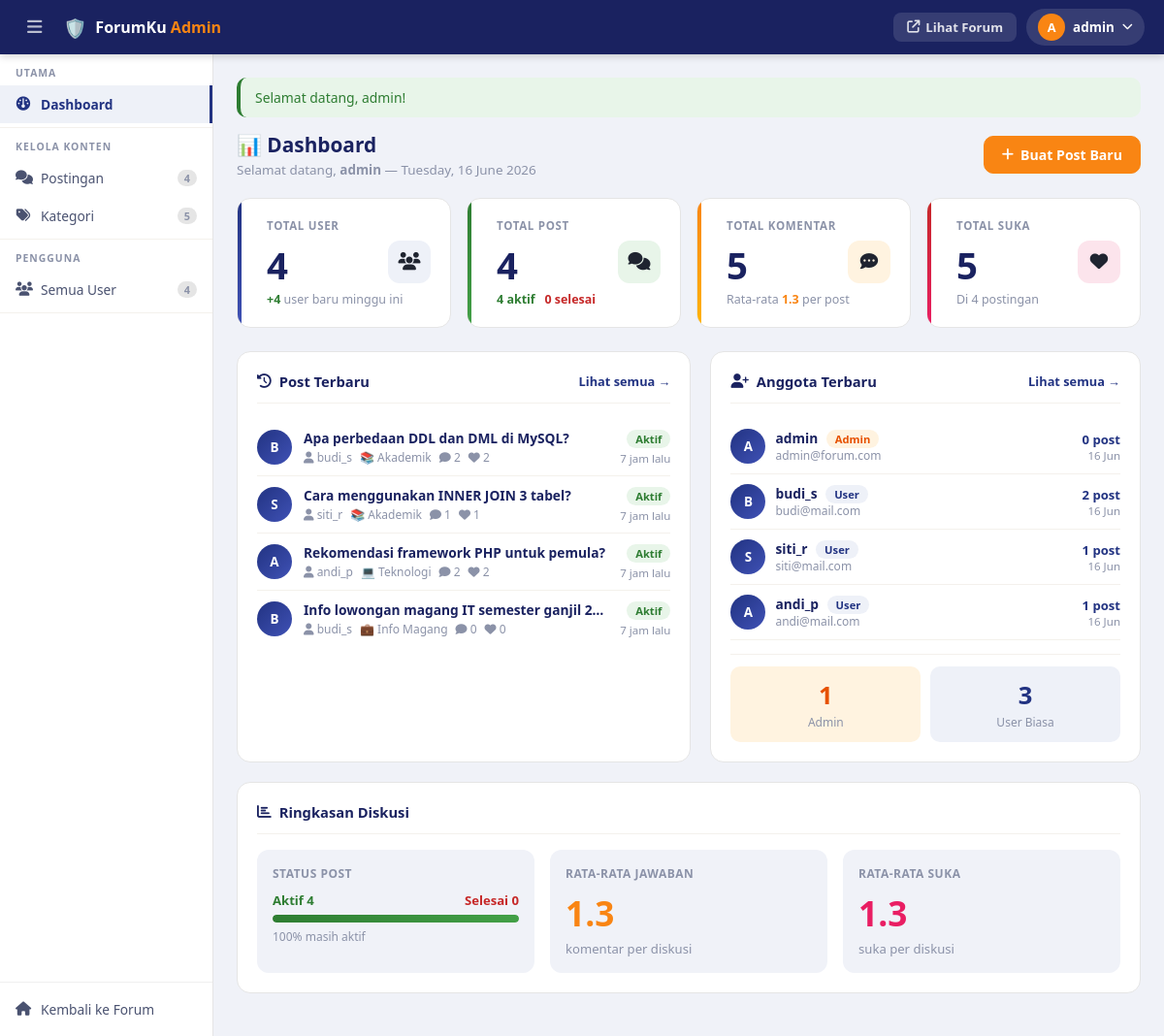
The page /admin/index.php (signed in) on the database its author committed.
### tables this page shows
CREATE TABLE tb_postingan (
    id_post INT AUTO_INCREMENT PRIMARY KEY,
    id_user INT NOT NULL,
    id_kategori INT NOT NULL,
    judul VARCHAR(200) NOT NULL,
    isi_pertanyaan TEXT NOT NULL,
    status ENUM('open','closed') DEFAULT 'open',
    tgl_posting DATETIME DEFAULT CURRENT_TIMESTAMP,
    tgl_edit DATETIME NULL,
    FOREIGN KEY (id_user) REFERENCES tb_user(id_user) ON DELETE CASCADE,
    FOREIGN KEY (id_kategori) REFERENCES tb_kategori(id_kategori) ON DELETE RESTRICT
);

CREATE TABLE tb_user (
    id_user INT AUTO_INCREMENT PRIMARY KEY,
    username VARCHAR(50) NOT NULL UNIQUE,
    email VARCHAR(100) NOT NULL UNIQUE,
    password VARCHAR(255) NOT NULL,
    role ENUM('user','admin') DEFAULT 'user',
    tgl_daftar DATETIME DEFAULT CURRENT_TIMESTAMP
);

CREATE TABLE tb_kategori (
    id_kategori INT AUTO_INCREMENT PRIMARY KEY,
    nama_kategori VARCHAR(50) NOT NULL UNIQUE,
    deskripsi TEXT,
    icon VARCHAR(10) DEFAULT '📁'
);

### config/db.php (called while the page is built, shortened)
<?php
function clean($d)
{
    return htmlspecialchars(strip_tags(trim($d)));
}
function timeAgo($dt)
{
    $diff = (new DateTime())->diff(new DateTime($dt));
    if ($diff->h > 0) return $diff->h . ' jam lalu';
    return 'Baru saja';
}
function getInitial($u)
{
    return strtoupper(substr($u, 0, 1));
}

### admin/index.php (the view, shortened to what this page needs)
<?php
require_once $_SERVER['DOCUMENT_ROOT'].'/forum_diskusi/config/db.php';
$total_user  = mysqli_fetch_assoc(mysqli_query($conn,"SELECT COUNT(*) c FROM tb_user"))['c'];
$total_kom   = mysqli_fetch_assoc(mysqli_query($conn,"SELECT COUNT(*) c FROM tb_komentar"))['c'];
$total_like  = mysqli_fetch_assoc(mysqli_query($conn,"SELECT COUNT(*) c FROM tb_like"))['c'];
$post_open   = mysqli_fetch_assoc(mysqli_query($conn,"SELECT COUNT(*) c FROM tb_postingan WHERE status='open'"))['c'];
$post_closed = mysqli_fetch_assoc(mysqli_query($conn,"SELECT COUNT(*) c FROM tb_postingan WHERE status='closed'"))['c'];
$user_baru   = mysqli_fetch_assoc(mysqli_query($conn,"SELECT COUNT(*) c FROM tb_user WHERE tgl_daftar >= DATE_SUB(NOW(), INTERVAL 7 DAY)"))['c'];
$admin_count = mysqli_fetch_assoc(mysqli_query($conn,"SELECT COUNT(*) c FROM tb_user WHERE role='admin'"))['c'];
$user_count  = $total_user - $admin_count;
$recent_posts = mysqli_query($conn,
  "SELECT p.*,u.username,k.nama_kategori,k.icon,
   (SELECT COUNT(*) FROM tb_komentar WHERE id_post=p.id_post) tc,
   (SELECT COUNT(*) FROM tb_like WHERE id_post=p.id_post) tl
   FROM tb_postingan p
   JOIN tb_user u ON u.id_user=p.id_user
   JOIN tb_kategori k ON k.id_kategori=p.id_kategori
   ORDER BY p.tgl_posting DESC LIMIT 5");
$recent_users = mysqli_query($conn,
  "SELECT u.*,(SELECT COUNT(*) FROM tb_postingan WHERE id_user=u.id_user) jp
   FROM tb_user u ORDER BY tgl_daftar DESC LIMIT 5");
require_once $_SERVER['DOCUMENT_ROOT'].'/forum_diskusi/includes/admin_header.php';
?>
<div class="admin-page-header">
  <div>
    <h1>&#128202; Dashboard</h1>
    <p>Selamat datang, <strong><?= clean($_SESSION['username']) ?></strong> &mdash; <?= date('l, d F Y') ?></p>
  </div>
  <a href="<?= BASE_URL ?>/post/create.php" class="btn btn-accent"><i class="fa fa-plus"></i> Buat Post Baru</a>
</div>
<div class="admin-stat-row">
  <div class="astat blue">
    <div class="astat-accent"></div>
    <div class="astat-inner">
      <div class="astat-label">Total User</div>
      <div class="astat-row">
        <div class="astat-num"><?= $total_user ?></div>
        <div class="astat-icon"><i class="fa fa-users"></i></div>
      </div>
      <div class="astat-sub"><span class="hi g">+<?= $user_baru ?></span> user baru minggu ini</div>
    </div>
  </div>
  <div class="astat green">
    <div class="astat-accent"></div>
    <div class="astat-inner">
      <div class="astat-label">Total Post</div>
      <div class="astat-row">
        <div class="astat-num"><?= $total_post ?></div>
        <div class="astat-icon"><i class="fa fa-comments"></i></div>
      </div>
      <div class="astat-sub">
        <span class="hi g"><?= $post_open ?> aktif</span> &nbsp;
        <span class="hi r"><?= $post_closed ?> selesai</span>
      </div>
    </div>
  </div>
  <div class="astat orange">
    <div class="astat-accent"></div>
    <div class="astat-inner">
      <div class="astat-label">Total Komentar</div>
      <div class="astat-row">
        <div class="astat-num"><?= $total_kom ?></div>
        <div class="astat-icon"><i class="fa fa-comment-dots"></i></div>
      </div>
      <div class="astat-sub">Rata-rata <span class="hi o"><?= $total_post>0?number_format($total_kom/$total_post,1):'0' ?></span> per post</div>
    </div>
  </div>
  <div class="astat pink">
    <div class="astat-accent"></div>
    <div class="astat-inner">
      <div class="astat-label">Total Suka</div>
      <div class="astat-row">
        <div class="astat-num"><?= $total_like ?></div>
        <div class="astat-icon"><i class="fa fa-heart"></i></div>
      </div>
      <div class="astat-sub">Di <?= $total_post ?> postingan</div>
    </div>
  </div>
</div>
<div class="admin-grid-2">
  <div class="admin-card">
    <div class="admin-card-header">
      <span class="admin-card-title"><i class="fa fa-clock-rotate-left"></i> Post Terbaru</span>
      <a href="<?= BASE_URL ?>/admin/posts.php">Lihat semua &rarr;</a>
    </div>
    <?php while($p=mysqli_fetch_assoc($recent_posts)): ?>
    <div class="post-row-admin" onclick="location.href='<?= BASE_URL ?>/post/detail.php?id=<?= $p['id_post'] ?>'">
      <div class="post-row-avt"><?= getInitial($p['username']) ?></div>
      <div style="flex:1;min-width:0;">
        <div style="font-size:.86rem;font-weight:600;color:#1a2260;white-space:nowrap;overflow:hidden;text-overflow:ellipsis;"><?= clean($p['judul']) ?></div>
        <div style="font-size:.75rem;color:#8B92A8;margin-top:2px;display:flex;gap:8px;flex-wrap:wrap;">
          <span><i class="fa fa-user"></i> <?= clean($p['username']) ?></span>
          <span><?= $p['icon'] ?> <?= clean($p['nama_kategori']) ?></span>
          <span><i class="fa fa-comment"></i> <?= $p['tc'] ?></span>
          <span><i class="fa fa-heart"></i> <?= $p['tl'] ?></span>
        </div>
      </div>
      <div style="display:flex;flex-direction:column;align-items:flex-end;gap:3px;flex-shrink:0;">
        <span class="badge-status-<?= $p['status'] ?>"><?= $p['status']==='open'?'Aktif':'Selesai' ?></span>
        <span style="font-size:.72rem;color:#8B92A8;"><?= timeAgo($p['tgl_posting']) ?></span>
      </div>
    </div>
    <?php endwhile; ?>
  </div>
  <div class="admin-card">
    <div class="admin-card-header">
      <span class="admin-card-title"><i class="fa fa-user-plus"></i> Anggota Terbaru</span>
      <a href="<?= BASE_URL ?>/admin/users.php">Lihat semua &rarr;</a>
    </div>
    <?php while($u=mysqli_fetch_assoc($recent_users)): ?>
    <div class="user-row-admin">
      <div class="user-row-avt"><?= getInitial($u['username']) ?></div>
      <div style="flex:1;min-width:0;">
        <div style="font-size:.86rem;font-weight:700;color:#1a2260;">
          <?= clean($u['username']) ?>
          <span class="badge-role-<?= $u['role'] ?>" style="margin-left:5px;"><?= ucfirst($u['role']) ?></span>
        </div>
        <div style="font-size:.75rem;color:#8B92A8;white-space:nowrap;overflow:hidden;text-overflow:ellipsis;"><?= clean($u['email']) ?></div>
      </div>
      <div style="text-align:right;flex-shrink:0;">
        <div style="font-size:.82rem;font-weight:700;color:#223382;"><?= $u['jp'] ?> post</div>
        <div style="font-size:.72rem;color:#8B92A8;"><?= date('d M',strtotime($u['tgl_daftar'])) ?></div>
      </div>
    </div>
    <?php endwhile; ?>
    <div style="margin-top:14px;padding-top:12px;border-top:1px solid #F4F1EC;display:grid;grid-template-columns:1fr 1fr;gap:10px;">
      <div style="background:#FFF3E0;border-radius:10px;padding:12px;text-align:center;">
        <div style="font-size:1.6rem;font-weight:900;color:#e65100;"><?= $admin_count ?></div>
        <div style="font-size:.75rem;color:#8B92A8;margin-top:2px;">Admin</div>
      </div>
      <div style="background:#EEF1F8;border-radius:10px;padding:12px;text-align:center;">
        <div style="font-size:1.6rem;font-weight:900;color:#223382;"><?= $user_count ?></div>
        <div style="font-size:.75rem;color:#8B92A8;margin-top:2px;">User Biasa</div>
      </div>
    </div>
  </div>
</div>
<div class="admin-card">
  <div class="admin-card-header">
    <span class="admin-card-title"><i class="fa fa-chart-bar"></i> Ringkasan Diskusi</span>
  </div>
  <div style="display:grid;grid-template-columns:repeat(3,1fr);gap:16px;">
    <div style="background:#F0F2F8;border-radius:12px;padding:16px;">
      <div style="font-size:.75rem;font-weight:700;color:#8B92A8;text-transform:uppercase;letter-spacing:.5px;margin-bottom:10px;">Status Post</div>
      <?php $pct = $total_post>0?round($post_open/$total_post*100):0; ?>
      <div style="display:flex;justify-content:space-between;font-size:.82rem;margin-bottom:6px;">
        <span style="color:#2e7d32;font-weight:700;">Aktif <?= $post_open ?></span>
        <span style="color:#c62828;font-weight:700;">Selesai <?= $post_closed ?></span>
      </div>
      <div class="progress-bar-wrap"><div class="progress-bar-fill" style="background:linear-gradient(90deg,#2e7d32,#43a047);width:<?= $pct ?>%;"></div></div>
      <div style="font-size:.75rem;color:#8B92A8;margin-top:5px;"><?= $pct ?>% masih aktif</div>
    </div>
    <div style="background:#F0F2F8;border-radius:12px;padding:16px;">
      <div style="font-size:.75rem;font-weight:700;color:#8B92A8;text-transform:uppercase;letter-spacing:.5px;margin-bottom:8px;">Rata-rata Jawaban</div>
      <div style="font-size:2.2rem;font-weight:900;color:#F98513;"><?= $total_post>0?number_format($total_kom/$total_post,1):'0' ?></div>
      <div style="font-size:.82rem;color:#8B92A8;margin-top:4px;">komentar per diskusi</div>
    </div>
    <div style="background:#F0F2F8;border-radius:12px;padding:16px;">
      <div style="font-size:.75rem;font-weight:700;color:#8B92A8;text-transform:uppercase;letter-spacing:.5px;margin-bottom:8px;">Rata-rata Suka</div>
      <div style="font-size:2.2rem;font-weight:900;color:#e91e63;"><?= $total_post>0?number_format($total_like/$total_post,1):'0' ?></div>
      <div style="font-size:.82rem;color:#8B92A8;margin-top:4px;">suka per diskusi</div>
    </div>
  </div>
</div>
<?php require_once $_SERVER['DOCUMENT_ROOT'].'/forum_diskusi/includes/admin_footer.php'; ?>

### assets/css/style.css (style rules this page uses)
html { overflow-y: scroll; }
*, *::before, *::after { box-sizing: border-box; margin: 0; padding: 0; }
body { font-family: 'Segoe UI', system-ui, -apple-system, sans-serif; background: #F4F1EC; color: #1F2430; font-size: 0.92rem; min-height: 100vh; }
a { text-decoration: none; color: inherit; }
.badge-status-open { background:#E8F5E9;color:#2e7d32;font-size:.7rem;font-weight:600;padding:2px 9px;border-radius:12px;white-space:nowrap; }
.badge-role-admin { background:#FFF3E0;color:#e65100;font-size:.7rem;font-weight:700;padding:2px 9px;border-radius:12px; }
.badge-role-user { background:#EEF1F8;color:#223382;font-size:.7rem;font-weight:600;padding:2px 9px;border-radius:12px; }
.btn { display:inline-flex;align-items:center;gap:7px;padding:9px 18px;border-radius:10px;font-size:.88rem;font-weight:600;cursor:pointer;border:1.5px solid transparent;transition:all .15s;font-family:inherit;white-space:nowrap;text-decoration:none; }
.btn-accent { background:#F98513;color:#fff;border-color:#F98513; }

### rows shown on the page
tb_postingan: id_user.username "B", judul "Apa perbedaan DDL dan DML di MySQL?", id_user.username "budi_s", id_kategori.icon "📚", id_kategori.nama_kategori "Akademik", tc "2", tl "2", status "Aktif", tgl_posting "7 jam lalu"
tb_postingan: id_user.username "S", judul "Cara menggunakan INNER JOIN 3 tabel?", id_user.username "siti_r", id_kategori.icon "📚", id_kategori.nama_kategori "Akademik", tc "1", tl "1", status "Aktif", tgl_posting "7 jam lalu"
tb_postingan: id_user.username "A", judul "Rekomendasi framework PHP untuk pemula?", id_user.username "andi_p", id_kategori.icon "💻", id_kategori.nama_kategori "Teknologi", tc "2", tl "2", status "Aktif", tgl_posting "7 jam lalu"
tb_postingan: id_user.username "B", judul "Info lowongan magang IT semester ganjil 2…", id_user.username "budi_s", id_kategori.icon "💼", id_kategori.nama_kategori "Info Magang", tc "0", tl "0", status "Aktif", tgl_posting "7 jam lalu"
tb_user: username "A", username "admin", role "Admin", email "admin@forum.com", jp "0", tgl_daftar "16 Jun"
tb_user: username "B", username "budi_s", role "User", email "budi@mail.com", jp "2", tgl_daftar "16 Jun"
tb_user: username "S", username "siti_r", role "User", email "siti@mail.com", jp "1", tgl_daftar "16 Jun"
tb_user: username "A", username "andi_p", role "User", email "andi@mail.com", jp "1", tgl_daftar "16 Jun"

### other values the page prints
getInitial($_SESSION['username']) "A"
$_SESSION['username'] "admin"
$total_post "4"
$total_kat "5"
$total_user "4"
$_SESSION['msg'] "Selamat datang, admin!"
$user_baru "4"
$post_open "4"
$post_closed "0"
$total_kom "5"
$total_kom/$total_post "1.3"
$total_like "5"
$admin_count "1"
$user_count "3"
$pct "100"
